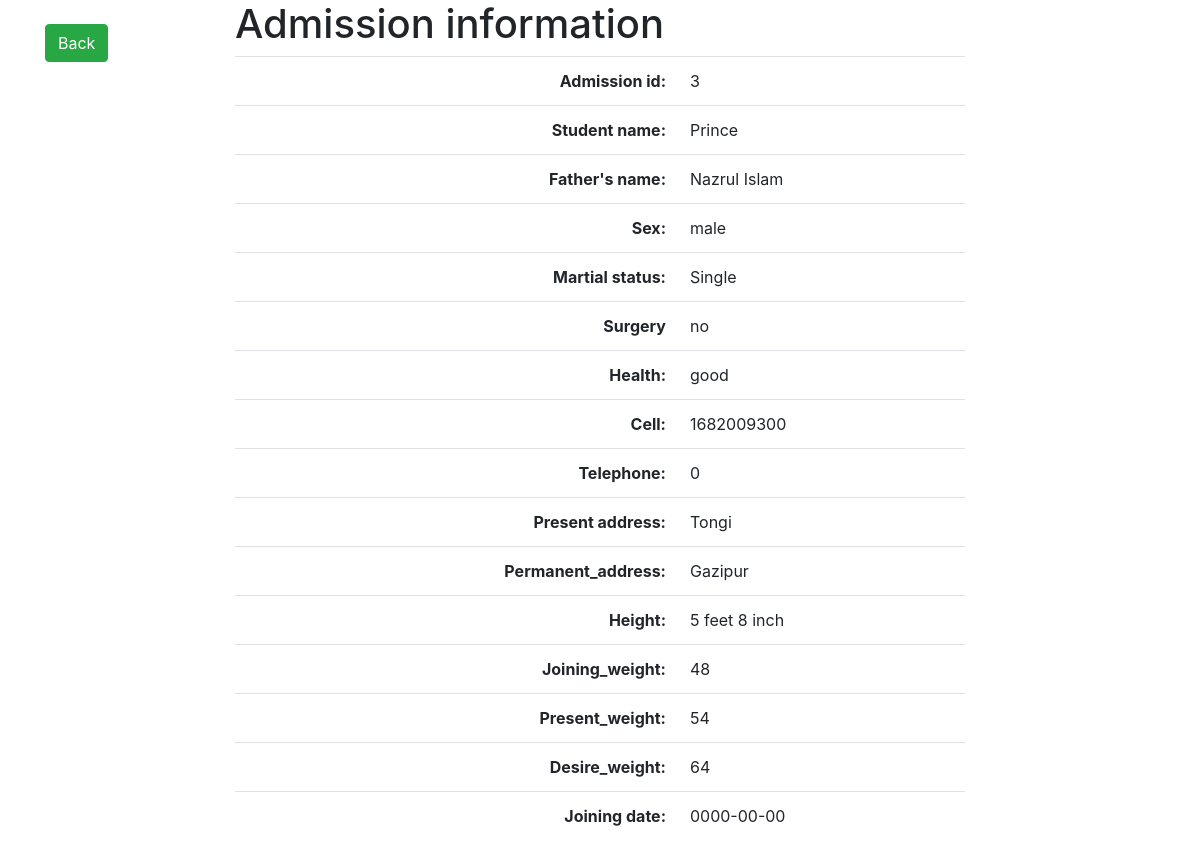
Screenshot of /admission_information_indiView.php?Admission_id=3 with the database file from the repository.
### tables this page shows
CREATE TABLE `admission_form` (
  `Admission_id` int(15) NOT NULL,
  `Student_name` varchar(30) NOT NULL,
  `Fathers_name` varchar(30) NOT NULL,
  `Sex` text NOT NULL,
  `Martial_status` text NOT NULL,
  `Surgery` text NOT NULL,
  `Health` text NOT NULL,
  `Cell` int(15) NOT NULL,
  `Telephone` int(15) NOT NULL,
  `Present_address` varchar(50) NOT NULL,
  `Permanent_address` varchar(50) NOT NULL,
  `Height` varchar(15) NOT NULL,
  `Joining_weight` varchar(15) NOT NULL,
  `Present_weight` varchar(15) NOT NULL,
  `Desire_weight` varchar(15) NOT NULL,
  `Joining_date` date NOT NULL
);

### admission_information_indiView.php (the view, shortened to what this page needs)
<?php
$Admission_id=$_GET['Admission_id'];
$con = mysqli_connect('localhost','root','','fdg_database');
$sql="SELECT * FROM admission_form WHERE Admission_id=$Admission_id";
$query=mysqli_query($con, $sql);
$admission_form=mysqli_fetch_assoc($query);
?>
<!doctype html>
<html lang="en">
  <head>
    <link rel="stylesheet" href="https://stackpath.bootstrapcdn.com/bootstrap/4.1.3/css/bootstrap.min.css">
  </head>
  <body>
    <div class="container">
      <div class="row clearfix">
        <div class="col-md-2">
          <br>
          <a href="admission_form_view.php" class="btn btn-success">Back</a>
        </div>
        <div class="col-md-8">
          <h1>Admission information</h1>
          <table class="table">
            <tr>
              <th class="text-right">Admission id:</th>
              <td><?php echo $admission_form['Admission_id'];?></td>
            </tr>
            <tr>
              <th class="text-right">Student name:</th>
              <td><?php echo $admission_form['Student_name'];?></td>
            </tr>
            <tr>
              <th class="text-right">Father's name:</th>
              <td><?php echo $admission_form['Fathers_name'];?></td>
            </tr>
            <tr>
              <th class="text-right">Sex:</th>
              <td><?php echo $admission_form['Sex'];?></td>
            </tr>
            <tr>
              <th class="text-right">Martial status:</th>
              <td><?php echo $admission_form['Martial_status'];?></td>
            </tr>
            <tr>
              <th class="text-right">Surgery</th>
              <td><?php echo $admission_form['Surgery'];?></td>
            </tr>
            <tr>
              <th class="text-right">Health:</th>
              <td><?php echo $admission_form['Health'];?></td>
            </tr>
            <tr>
              <th class="text-right">Cell:</th>
              <td><?php echo $admission_form['Cell'];?></td>
            </tr>
            <tr>
              <th class="text-right">Telephone:</th>
              <td><?php echo $admission_form['Telephone'];?></td>
            </tr>
            <tr>
              <th class="text-right">Present address:</th>
              <td><?php echo $admission_form['Present_address'];?></td>
            </tr>
            <tr>
              <th class="text-right">Permanent_address:</th>
              <td><?php echo $admission_form['Permanent_address'];?></td>
            </tr>
            <tr>
              <th class="text-right">Height:</th>
              <td><?php echo $admission_form['Height'];?></td>
            </tr>
            <tr>
              <th class="text-right">Joining_weight:</th>
              <td><?php echo $admission_form['Joining_weight'];?></td>
            </tr>
            <tr>
              <th class="text-right">Present_weight:</th>
              <td><?php echo $admission_form['Present_weight'];?></td>
            </tr>
            <tr>
              <th class="text-right">Desire_weight:</th>
              <td><?php echo $admission_form['Desire_weight'];?></td>
            </tr>
            <tr>
              <th class="text-right">Joining date:</th>
              <td><?php echo $admission_form['Joining_date'];?></td>
            </tr>
          </table>
        </div>
      </div>
    </div>
  </body>
</html>

### rows the page displays
admission_form: Admission_id "3", Student_name "Prince", Fathers_name "Nazrul Islam", Sex "male", Martial_status "Single", Surgery "no", Health "good", Cell "1682009300", Telephone "0", Present_address "Tongi", Permanent_address "Gazipur", Height "5 feet 8 inch", Joining_weight "48", Present_weight "54", Desire_weight "64", Joining_date "0000-00-00"
